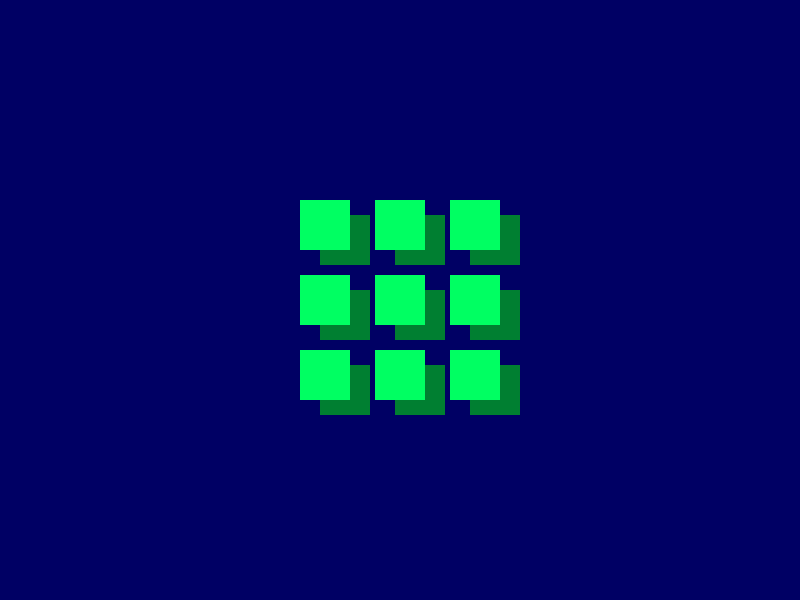
Frame 1 (no input)
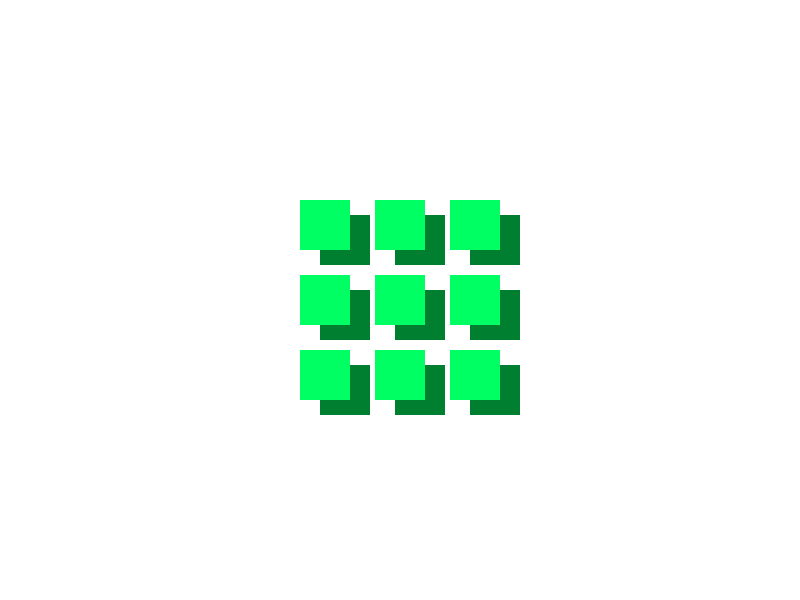
Frame 60 (the mouse pressed at the canvas centre just before this capture)
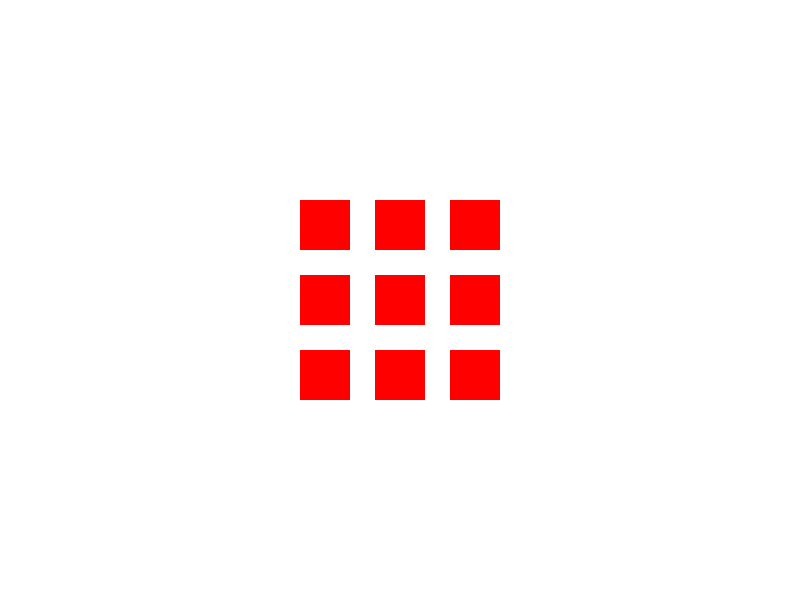
Frame 120 (the mouse held since frame 60 and released just before this capture)

The Processing sketch that drew these frames (run headless with seeded random() and noise(); from frame 60 on, the mouse is pressed at the canvas centre):

// Processing sketch: Project002_ShadowOfGrid
// ── Project002_ShadowOfGrid.pde

float r = 300;

void setup(){
  size(800,600);
  smooth();
}

void draw(){
  float h=100;
  float b=100;
  background(0,0,100);
  colorMode(HSB,100);
  if((mouseX - width/2)>0){
   float x = (height/2 - mouseY)/dist(width/2,height/2,mouseX,mouseY);
   if (asin(x)<0){
     h=100*(2*PI+asin(x))/(2*PI);
   }else{
     h=100*asin(x)/(2*PI);
   }
  }else{
    float x = (height/2 - mouseY)/dist(width/2,height/2,mouseX,mouseY);
   if (asin(x)<0){
     h=100*(PI-asin(x))/(2*PI);
   }else{
     h=100*(PI-asin(x))/(2*PI);
   }
  }
  
  if (dist(width/2,height/2,mouseX,mouseY)>r){
     b = 50;
     
   }else{
     b = 100 - map(dist(width/2,height/2,mouseX,mouseY),0,r,0,50);
   } 
  
  shadowOfGrid(h,b); // generate shadows
  grid(0,0,h,100);  // generate grid
  

}

void grid(float xx,float yy,float h,float b){
  float x;
  float y;
  rectMode(CENTER);
  noStroke();
  fill(h,100,b);
  for(int i=1;i<10;i++){
   
    if(i%3==0){
      x = 325 + 150;
    }else{
      x = (i%3-1)*75+325;
    }
    
    if(i<4){
      y = 225;
    }else if (i<7){
      y = 225+75;
    }else{
      y = 225+75*2;
    }
    
    rect(x+xx,y+yy,50,50);
    
  }
}

void shadowOfGrid(float h,float b){
   float xx=0;
   float yy=0;
   float l;
   
   if (dist(width/2,height/2,mouseX,mouseY)>r){
     l = 25;
     
   }else{
     l = map(dist(width/2,height/2,mouseX,mouseY),0,r,0,25);
   }
   xx = (width/2 - mouseX)/dist(width/2,height/2,mouseX,mouseY)*l;
   yy = (height/2 - mouseY)/dist(width/2,height/2,mouseX,mouseY)*l;
   
   grid(xx,yy,h,b);
}
